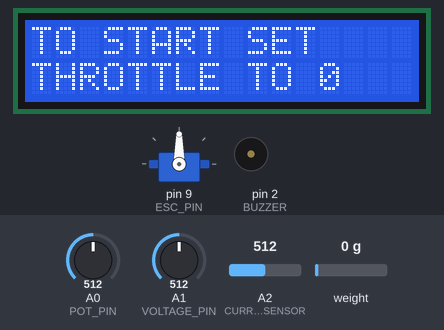
Simulated run of this sketch. Board: Arduino Uno, built with avr-gcc and run on an emulated ATmega328P. Shown: 16×2 character LCD, servo, buzzer (waves = sounding, pin HIGH). Inputs (shaded band) come from the test bench; at power-on: A0 (POT_PIN) = 512, weight on the scale 0 g, A1 (VOLTAGE_PIN) = 512, A2 (CURRENT_SENSOR) = 512.

Above: at 3.1 s.
3.2 s: A0 (POT_PIN) set to 23
4.7 s: A0 (POT_PIN) set to 19
At 5.33 s:
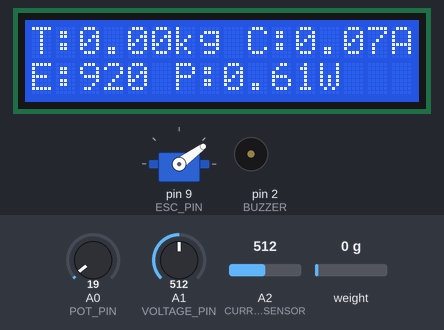
6.9 s: A0 (POT_PIN) set to 85
At 7.11 s:
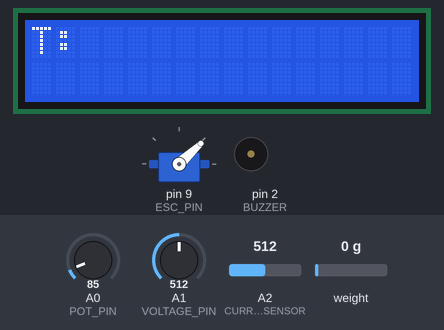
9.0 s: A0 (POT_PIN) set to 96
At 9.28 s:
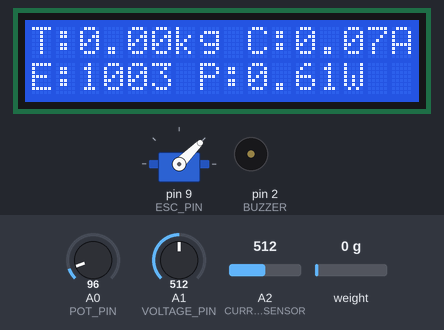
10.6 s: weight on the scale set to 100 g
At 10.86 s:
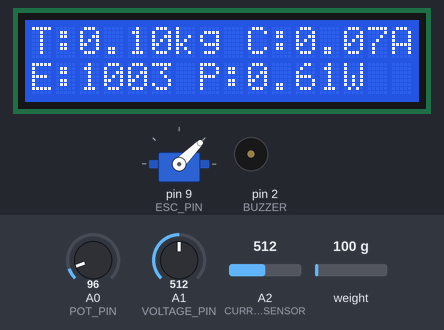
12.2 s: A0 (POT_PIN) set to 306
At 12.83 s:
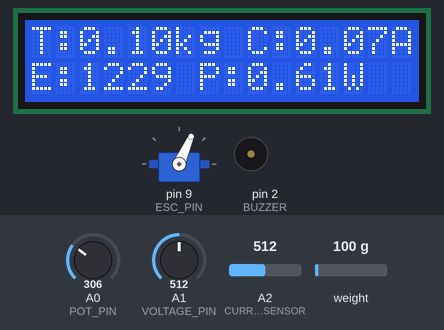
Timing chart, 0 to 15.2 s (numbered marks = the images above; inputs shaded):
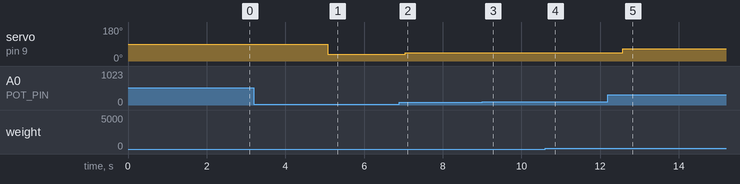

Measured:
- the behaviour switches between 21 and 20 on A0 (POT_PIN) (found by bisection; images 0 and 1)
- the behaviour switches between 92 and 93 on A0 (POT_PIN) (found by bisection; images 2 and 3)
- after the input at 3.2 s, every drawn part: stays the same
- after the input at 4.7 s, servo on pin 9 (ESC_PIN): 90° → 36° after 0.38 s; the display: first changes after 0.11 s (image 1 shows a later state)
- after the input at 6.9 s, servo on pin 9 (ESC_PIN): 36° → 43° after 0.15 s
- after the input at 9.0 s, servo on pin 9 (ESC_PIN): 43° → 45° at once; the display: first differs from a run without the input after 0.15 s (image 3)
- after the input at 10.6 s, the display: first differs from a run without the input after 0.13 s (image 4)
- after the input at 12.2 s, servo on pin 9 (ESC_PIN): 45° → 66° after 0.38 s; the display: first differs from a run without the input after 0.50 s (image 5)

The sketch:

thrust-stand-prototype.ino
```cpp
#include "HX711.h"
#include <Servo.h>
#include <Wire.h>
#include <LiquidCrystal_I2C.h>

// Set address for LCD: 0x27 for common I2C address
LiquidCrystal_I2C lcd(0x27, 16, 2);

// Pin assignments (will vary based on setup)
#define calibration_factor 104909.090909
#define ESC_PIN 9
#define POT_PIN A0
#define BUZZER 2
#define CURRENT_SENSOR A2
#define VOLTAGE_PIN A1

HX711 scale;
const int DATA_PIN = 6;
const int CLOCK_PIN = 7;

Servo esc;

void setup() {
  pinMode(BUZZER, OUTPUT);

  // I2C LCD screen initialization & setup
  lcd.init();
  lcd.backlight();

  lcd.setCursor(0, 0);
  lcd.print("Thrust Stand 1");
  delay(1000);

  // HX711 Initialization and setup
  scale.begin(DATA_PIN, CLOCK_PIN);
  scale.set_scale(calibration_factor);
  scale.tare();
  esc.attach(ESC_PIN);


  while (analogRead(POT_PIN) > 20) {
    lcd.setCursor(0, 0);
    lcd.print("TO START SET");
    lcd.setCursor(0, 1);
    lcd.print("THROTTLE TO 0");
    delay(200);
    lcd.clear();
  }
}

void loop() {
  float current = 0.0;
  long int sum_of_reads = 0;

  for (int x = 0; x < 100; x++) {
    sum_of_reads += analogRead(CURRENT_SENSOR);
    delay(2);
  }
  delay(50);
  lcd.clear();

  // Display data on the LCD (calibration factors included)
  current = sum_of_reads / 100;
  current = (2.5 - (current * (5.0 / 1024.0))) / 0.066;
  current = abs(current);
  current -= 0.07;
  current = abs(current);

  int escValue = map(analogRead(POT_PIN), 0, 1023, 900, 2000);
  esc.write(escValue);

  lcd.setCursor(0, 0);
  lcd.print("T:");
  lcd.print(abs(scale.get_units()));
  lcd.print("kg ");
  lcd.print("C:");
  lcd.print(current);
  lcd.print("A");
  lcd.setCursor(0, 1);
  lcd.print("E:");
  lcd.print(escValue);
  lcd.print(" P:");
  lcd.print((((analogRead(VOLTAGE_PIN) * 5.0) / 1024.0) * 3.5) * current);
  lcd.print("W");


  // Warning for exceeded ESC max
  if (escValue > 1500) {
    if (digitalRead(BUZZER) == HIGH) {
      digitalWrite(BUZZER, LOW);
    } else {
      digitalWrite(BUZZER, HIGH);
    }
  } else {
    digitalWrite(BUZZER, LOW);
  }
}
```
